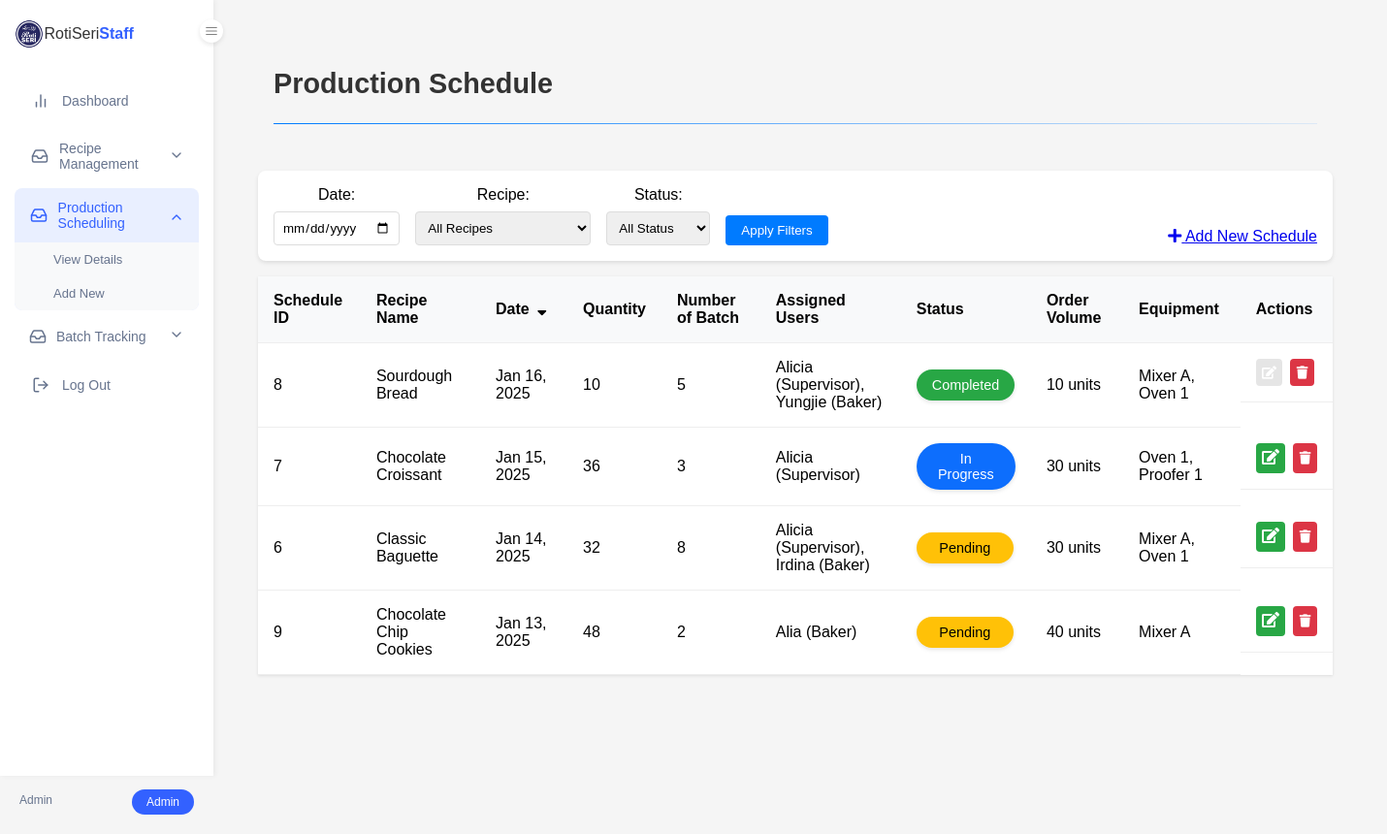
Before: /view_schedules.php (signed in) with the older database file.
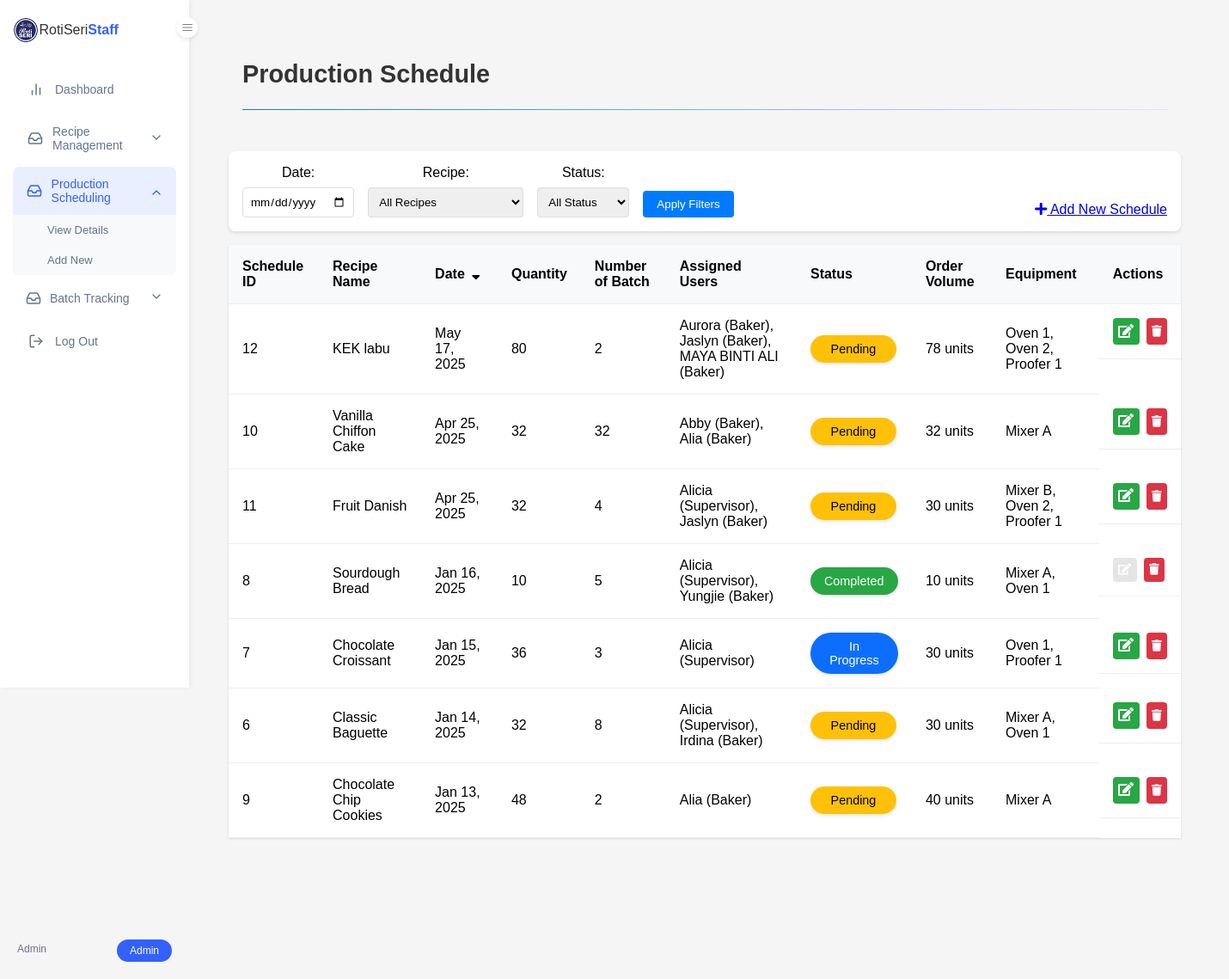
After: the same page with the newer database file.
### tables this page shows
CREATE TABLE `tbl_schedule` (
  `schedule_id` int(6) NOT NULL,
  `recipe_id` int(6) NOT NULL,
  `schedule_date` date NOT NULL,
  `schedule_quantityToProduce` int(6) NOT NULL,
  `schedule_orderVolumn` int(6) NOT NULL,
  `schedule_status` enum('Pending','In Progress','Completed','') NOT NULL DEFAULT 'Pending',
  `schedule_batchNum` int(3) NOT NULL
);

CREATE TABLE `tbl_recipe` (
  `recipe_id` int(6) NOT NULL,
  `recipe_name` varchar(100) NOT NULL,
  `recipe_category` varchar(100) NOT NULL,
  `recipe_batchSize` int(6) NOT NULL,
  `recipe_unitOfMeasure` varchar(50) NOT NULL,
  `recipe_instructions` text NOT NULL,
  `recipe_dateCreated` timestamp NOT NULL DEFAULT current_timestamp(),
  `recipe_dateUpdated` timestamp NOT NULL DEFAULT current_timestamp() ON UPDATE current_timestamp(),
  `image_path` varchar(255) DEFAULT NULL
);

### view_schedules.php (the view, shortened to what the changed rows need)
<?php
require_once 'config/db_connection.php';
$sort_by = $_GET['sort'] ?? 'schedule_date';
$sort_order = $_GET['order'] ?? 'DESC';
try {
    $query = "SELECT s.*, r.recipe_name,
              GROUP_CONCAT(DISTINCT CONCAT(u.user_fullName, ' (', u.user_role, ')') SEPARATOR ', ') as assigned_users,
              GROUP_CONCAT(DISTINCT e.equipment_name SEPARATOR ', ') as assigned_equipment
              FROM tbl_schedule s
              LEFT JOIN tbl_recipe r ON s.recipe_id = r.recipe_id
              LEFT JOIN tbl_schedule_assignments sa ON s.schedule_id = sa.schedule_id
              LEFT JOIN tbl_users u ON sa.user_id = u.user_id
              LEFT JOIN tbl_schedule_equipment se ON s.schedule_id = se.schedule_id
              LEFT JOIN tbl_equipments e ON se.equipment_id = e.equipment_id";
    $params = [];
    $query .= " GROUP BY s.schedule_id";
    $query .= " ORDER BY " . ($sort_by == 'schedule_orderVolumn' ? 's.schedule_orderVolumn' : "s.$sort_by") . " $sort_order";
    $stmt = $conn->prepare($query);
    $stmt->execute($params);
    $schedules = $stmt->fetchAll(PDO::FETCH_ASSOC);
} catch(PDOException $e) {
    $error_message = "Error: " . $e->getMessage();
}
function getSortLink($field, $current_sort, $current_order) {
    $new_order = ($current_sort === $field && $current_order === 'ASC') ? 'DESC' : 'ASC';
    $params = $_GET;
    $params['sort'] = $field;
    $params['order'] = $new_order;
    return '?' . http_build_query($params);
}
?>
<!DOCTYPE html>
<html lang="en">
<head>
    <link rel="stylesheet" href="css/style.css">
    <link rel="stylesheet" href="css/dashboard.css">
    <link rel="stylesheet" href="css/schedule.css">
    <link rel="stylesheet" href="https://cdnjs.cloudflare.com/ajax/libs/font-awesome/5.15.4/css/all.min.css">
</head>
<body>
    <?php include 'includes/dashboard_navigation.php'; ?>
    <main class="main-content">
        <div class="page-header">
            <h1>Production Schedule</h1>
        </div>
        <div class="schedule-container">
            <div class="table-responsive">
                <table class="schedule-table">
                    <thead>
                        <tr>
                            <th>
                                <a href="<?php echo getSortLink('schedule_id', $sort_by, $sort_order); ?>" class="sort-link">
                                    Schedule ID
                                </a>
                            </th>
                            <th>
                                <a href="<?php echo getSortLink('recipe_name', $sort_by, $sort_order); ?>" class="sort-link">
                                    Recipe Name
                                </a>
                            </th>
                            <th>
                                <a href="<?php echo getSortLink('schedule_date', $sort_by, $sort_order); ?>" class="sort-link">
                                    Date
                                    <?php if ($sort_by === 'schedule_date'): ?>
                                        <i class="fas fa-sort-<?php echo $sort_order === 'ASC' ? 'up' : 'down'; ?>"></i>
                                    <?php endif; ?>
                                </a>
                            </th>
                            <th>Quantity</th>
                            <th>
                                <a href="<?php echo getSortLink('schedule_batchNum', $sort_by, $sort_order); ?>" class="sort-link">
                                    Number of Batch
                                </a>
                            </th>
                            <th>Assigned Users</th>
                            <th>
                                <a href="<?php echo getSortLink('schedule_status', $sort_by, $sort_order); ?>" class="sort-link">
                                    Status
                                </a>
                            </th>
                            <th>
                                <a href="<?php echo getSortLink('schedule_orderVolumn', $sort_by, $sort_order); ?>" class="sort-link">
                                    Order Volume
                                </a>
                            </th>
                            <th>Equipment</th>
                            <?php if ($_SESSION['user_role'] !== 'Baker'): ?>
                                <th>Actions</th>
                            <?php endif; ?>
                        </tr>
                    </thead>
                    <tbody>
                        <?php if (empty($schedules)): ?>
                            <tr>
                                <td colspan="8" class="no-records">No schedules found</td>
                            </tr>
                        <?php else: ?>
                            <?php foreach ($schedules as $schedule): ?>
                                <tr>
                                    <td><?php echo $schedule['schedule_id']; ?></td>
                                    <td><?php echo htmlspecialchars($schedule['recipe_name']); ?></td>
                                    <td><?php echo date('M d, Y', strtotime($schedule['schedule_date'])); ?></td>
                                    <td><?php echo $schedule['schedule_quantityToProduce']; ?></td>
                                    <td><?php echo $schedule['schedule_batchNum']; ?></td>
                                    <td><?php echo htmlspecialchars($schedule['assigned_users'] ?? 'No users assigned'); ?></td>
                                    <td>
                                        <span class="status-badge <?php echo strtolower(str_replace(' ', '-', $schedule['schedule_status'])); ?>">
                                            <?php echo $schedule['schedule_status']; ?>
                                        </span>
                                    </td>
                                    <td><?php echo htmlspecialchars($schedule['schedule_orderVolumn']) . " units"; ?></td>
                                    <td><?php echo htmlspecialchars($schedule['assigned_equipment'] ?? 'No equipment assigned'); ?></td>
                                    <?php if ($_SESSION['user_role'] !== 'Baker'): ?>
                                        <td class="actions">
                                            <?php if ($schedule['schedule_status'] !== 'Completed'): ?>
                                                <a href="edit_schedule.php?id=<?php echo $schedule['schedule_id']; ?>" class="btn edit-btn">
                                                    <i class="fas fa-edit"></i>
                                                </a>
                                            <?php else: ?>
                                                <button class="btn edit-btn" disabled style="opacity: 0.5; cursor: not-allowed;">
                                                    <i class="fas fa-edit"></i>
                                                </button>
                                            <?php endif; ?>
                                            <button class="delete-btn" onclick="deleteSchedule(<?php echo $schedule['schedule_id']; ?>)" title="Delete">
                                                <i class="fas fa-trash"></i>
                                            </button>
                                        </td>
                                    <?php endif; ?>
                                </tr>
                            <?php endforeach; ?>
                        <?php endif; ?>
                    </tbody>
                </table>
            </div>
        </div>
    </main>
</body>
</html>

Changed rows visible on the page:
added tbl_schedule: schedule_id "12", recipe.recipe_name "KEK labu", schedule_date "May 17, 2025", schedule_quantityToProduce "80", schedule_batchNum "2", assigned_users "Aurora (Baker), Jaslyn (Baker), MAYA BINTI ALI (Baker)", schedule_status "Pending", schedule_orderVolumn "78", assigned_equipment "Oven 1, Oven 2, Proofer 1"
added tbl_schedule: schedule_id "10", recipe.recipe_name "Vanilla Chiffon Cake", schedule_date "Apr 25, 2025", schedule_quantityToProduce "32", schedule_batchNum "32", assigned_users "Abby (Baker), Alia (Baker)", schedule_status "Pending", schedule_orderVolumn "32", assigned_equipment "Mixer A"
added tbl_schedule: schedule_id "11", recipe.recipe_name "Fruit Danish", schedule_date "Apr 25, 2025", schedule_quantityToProduce "32", schedule_batchNum "4", assigned_users "Alicia (Supervisor), Jaslyn (Baker)", schedule_status "Pending", schedule_orderVolumn "30", assigned_equipment "Mixer B, Oven 2, Proofer 1"
